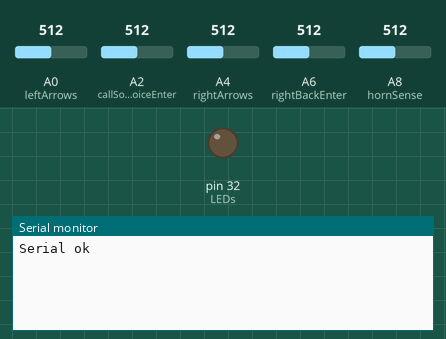
Recording of a sketch running on a simulated Arduino Mega 2560, built with avr-gcc and run on an emulated ATmega2560. Parts: output pins drawn as LEDs (lit = HIGH), the last lines printed to the serial monitor. Inputs (shaded band) come from the test bench; at power-on: A0 (leftArrows) = 512, A2 (callSourceVoiceEnter) = 512, A4 (rightArrows) = 512, A6 (rightBackEnter) = 512, A8 (hornSense) = 512.

Above: at 1.2 s.
1.3 s: A0 (leftArrows) set to 23
2.8 s: A0 (leftArrows) set to 18
At 2.91 s:
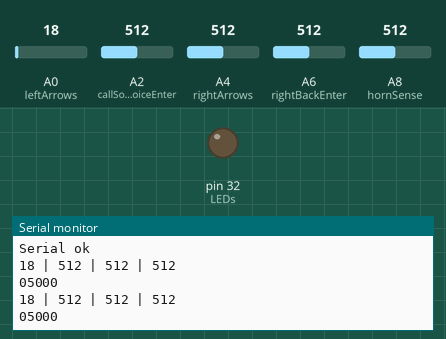
At 3.41 s:
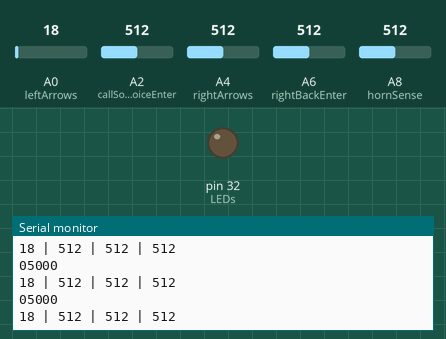

Measured:
- the behaviour switches between 21 and 20 on A0 (leftArrows) (found by bisection; images 0 and 1)
- after the input at 2.8 s, the serial monitor: prints a new line at once (image 1)

The sketch:

steeringWheelFW.ino
```cpp
#include <SPI.h>
#include <mcp2515.h>

#define MIN_CAN_MSG_DELAY 100
//update these
#define ILLUM_CAN_ID 1
#define ILLUM_CAN_INDEX 2
#define MY_CAN_ID 2

#define DEBUG 0

//pinout
int leftArrows = A0;
int callSourceVoiceEnter = A2;
int rightArrows = A4;
int rightBackEnter = A6;
int hornSense = A8;
int LEDs = 32;

//CAN breakdown --> moved to transmitCanBuffer but kept comment for reference
//int CAN_MSG[4] = {0,0,0,0}; //{source, pickup, and hangup}, {left D-pad}, {right D-pad}, {back and voice}
//CAN_MSG[0] --> 0 = nothing, 1 = source, 2 = pickup, 3 = hangup
//CAN_MSG[1] --> 0 = nothing, 1 = enter, 2 = vol+, 3 = vol-, 4 = right, 5 = left
//CAN_MSG[2] --> 0 = nothing, 1 = enter, 2 = up, 3 = down, 4 = right, 5 = left
//CAN_MSG[3] --> 0 = nothing, 1 = back, 2 = voice

//holds analog read values
int stat[4] = {1023,1023,1023,1023};

//timer to limit CAN packet frequency
unsigned long timer = 0;

//CAN stuff
struct can_frame receiveCanBuffer;
struct can_frame transmitCanBuffer;
MCP2515 mcp2515(31);

void setup() {
  pinMode(leftArrows, INPUT_PULLUP);
  pinMode(callSourceVoiceEnter, INPUT_PULLUP);
  pinMode(rightArrows, INPUT_PULLUP);
  pinMode(rightBackEnter, INPUT_PULLUP);
  pinMode(LEDs, OUTPUT);
  #ifdef DEBUG
  Serial.begin(115200);
  Serial.println("Serial ok");
  #endif

  mcp2515.reset();
  mcp2515.setBitrate(CAN_500KBPS, MCP_8MHZ);
  mcp2515.setNormalMode();
}

void loop() {

  stat[0] = analogRead(leftArrows);
  stat[1] = analogRead(callSourceVoiceEnter);
  stat[2] = analogRead(rightArrows);
  stat[3] = analogRead(rightBackEnter);

  transmitCanBuffer.can_id = MY_CAN_ID;
  transmitCanBuffer.can_dlc = 5;
  transmitCanBuffer.data[0] = 0;
  transmitCanBuffer.data[1] = 0;
  transmitCanBuffer.data[2] = 0;
  transmitCanBuffer.data[3] = 0;
  transmitCanBuffer.data[4] = (analogRead(hornSense) < 500) ? 1 : 0;

  //source, pickup, hangup, left D-pad enter, and voice
  if (stat[1] < 30) {
    if (stat[1] <= 13)
      transmitCanBuffer.data[1] = 1;
    else if (stat[1] <= 15)
      transmitCanBuffer.data[3] = 2;
    else if (stat[1] <= 17)
      transmitCanBuffer.data[0] = 1;
    else if (stat[1] <= 21)
      transmitCanBuffer.data[0] = 3;
    else
      transmitCanBuffer.data[0] = 2;
  }

  //left D-pad w/o enter
  if (stat[0] < 21) {
    if (stat[0] <= 13)
      transmitCanBuffer.data[1] = 2;
    else if (stat[0] <= 15)
      transmitCanBuffer.data[1] = 3;
    else if (stat[0] <= 17)
      transmitCanBuffer.data[1] = 4;
    else
      transmitCanBuffer.data[1] = 5;
  }

//  //right D-pad and back
//  if (stat[3] < 960) {
//    if (stat[2] <= 14)
//      transmitCanBuffer.data[2] = 5;
//    else if (stat[2] <= 27)
//      transmitCanBuffer.data[2] = 2;
//    else if (stat[2] <= 52)
//      transmitCanBuffer.data[2] = 3;
//    else if (stat[2] <= 120)
//      transmitCanBuffer.data[2] = 4;
//    else if (stat[2] >= 800)
//      transmitCanBuffer.data[3] = 1;
//    else
//      transmitCanBuffer.data[2] = 1;
//  }

  //broadcast message if we have any
  if (transmitCanBuffer.data[0] + transmitCanBuffer.data[1] + transmitCanBuffer.data[2] + transmitCanBuffer.data[3] != 0 && millis() > timer + MIN_CAN_MSG_DELAY) {
    //we have a message
    //set timer
    timer = millis();
    //broadcast update
    mcp2515.sendMessage(&transmitCanBuffer);

    #ifdef DEBUG
    Serial.println(String(stat[0]) + " | " + String(stat[1]) + " | " + String(stat[2]) + " | " + String(stat[3]));
    Serial.println(String(transmitCanBuffer.data[0]) + String(transmitCanBuffer.data[1]) + String(transmitCanBuffer.data[2]) + String(transmitCanBuffer.data[3]) + String(transmitCanBuffer.data[4]));
    #endif
  }

  //check if illumination should be on
  if (mcp2515.readMessage(&receiveCanBuffer) == MCP2515::ERROR_OK && receiveCanBuffer.can_id == ILLUM_CAN_ID) {
    if (receiveCanBuffer.data[ILLUM_CAN_INDEX] != 0)
      digitalWrite(LEDs, HIGH);
    else
      digitalWrite(LEDs, LOW);
  }
}
```
